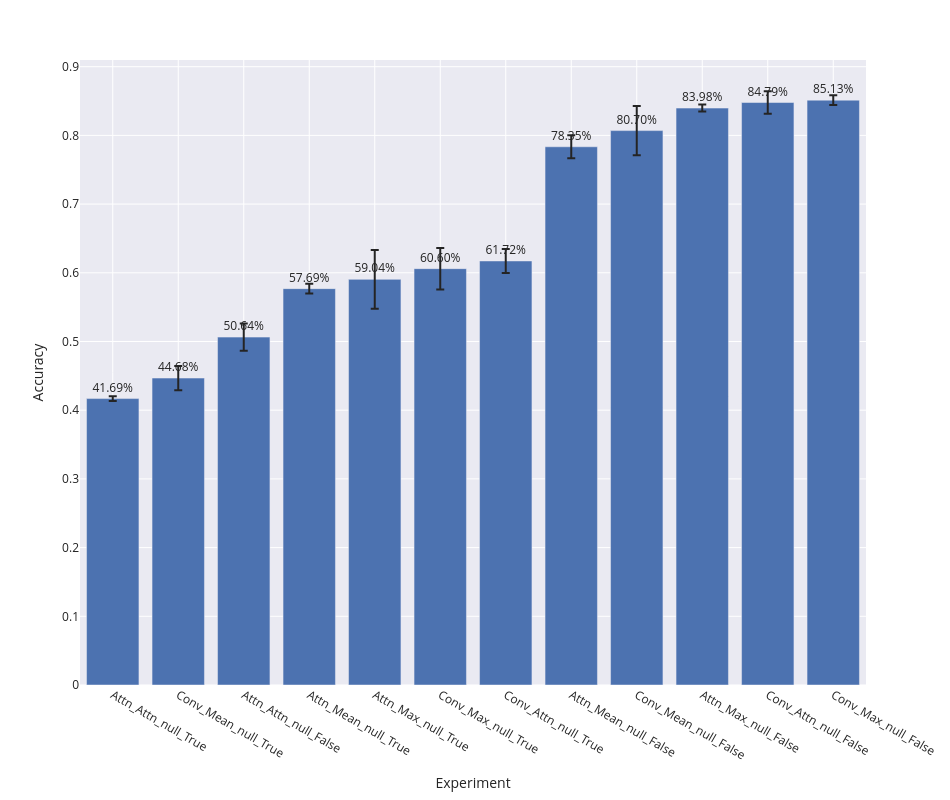

Notebook source saved alongside this figure:
### Code cell
bar_plot(row_wise_metrics_agg, 'accuracy')

### Figure 1 — Plotly figure (JSON) as saved in the notebook; plotly's stock layout.template omitted (floating-point values rounded to 4 significant figures)
{"data": [{"alignmentgroup": "True", "error_y": {"array": [0.00359, 0.01758, 0.01972, 0.007179, 0.0426, 0.03018, 0.01748, 0.01668, 0.03587, 0.005091, 0.0164, 0.006945]}, "hovertemplate": "expr=%{x}<br>accuracy_mean=%{text}<extra></extra>", "legendgroup": "", "marker": {"color": "rgb(76,114,176)", "pattern": {"shape": ""}}, "name": "", "offsetgroup": "", "orientation": "v", "showlegend": false, "text": [0.4169, 0.4468, 0.5064, 0.5769, 0.5904, 0.606, 0.6172, 0.7835, 0.807, 0.8398, 0.8479, 0.8513], "textposition": "outside", "texttemplate": "%{text:.2%}", "type": "bar", "x": ["Attn_Attn_null_True", "Conv_Mean_null_True", "Attn_Attn_null_False", "Attn_Mean_null_True", "Attn_Max_null_True", "Conv_Max_null_True", "Conv_Attn_null_True", "Attn_Mean_null_False", "Conv_Mean_null_False", "Attn_Max_null_False", "Conv_Attn_null_False", "Conv_Max_null_False"], "xaxis": "x", "y": [0.4169, 0.4468, 0.5064, 0.5769, 0.5904, 0.606, 0.6172, 0.7835, 0.807, 0.8398, 0.8479, 0.8513], "yaxis": "y"}], "layout": {"barmode": "group", "height": 800, "legend": {"tracegroupgap": 0}, "margin": {"t": 60}, "width": 950, "xaxis": {"anchor": "y", "domain": [0, 1], "title": {"text": "Experiment"}}, "yaxis": {"anchor": "x", "domain": [0, 1], "title": {"text": "Accuracy"}}}}
